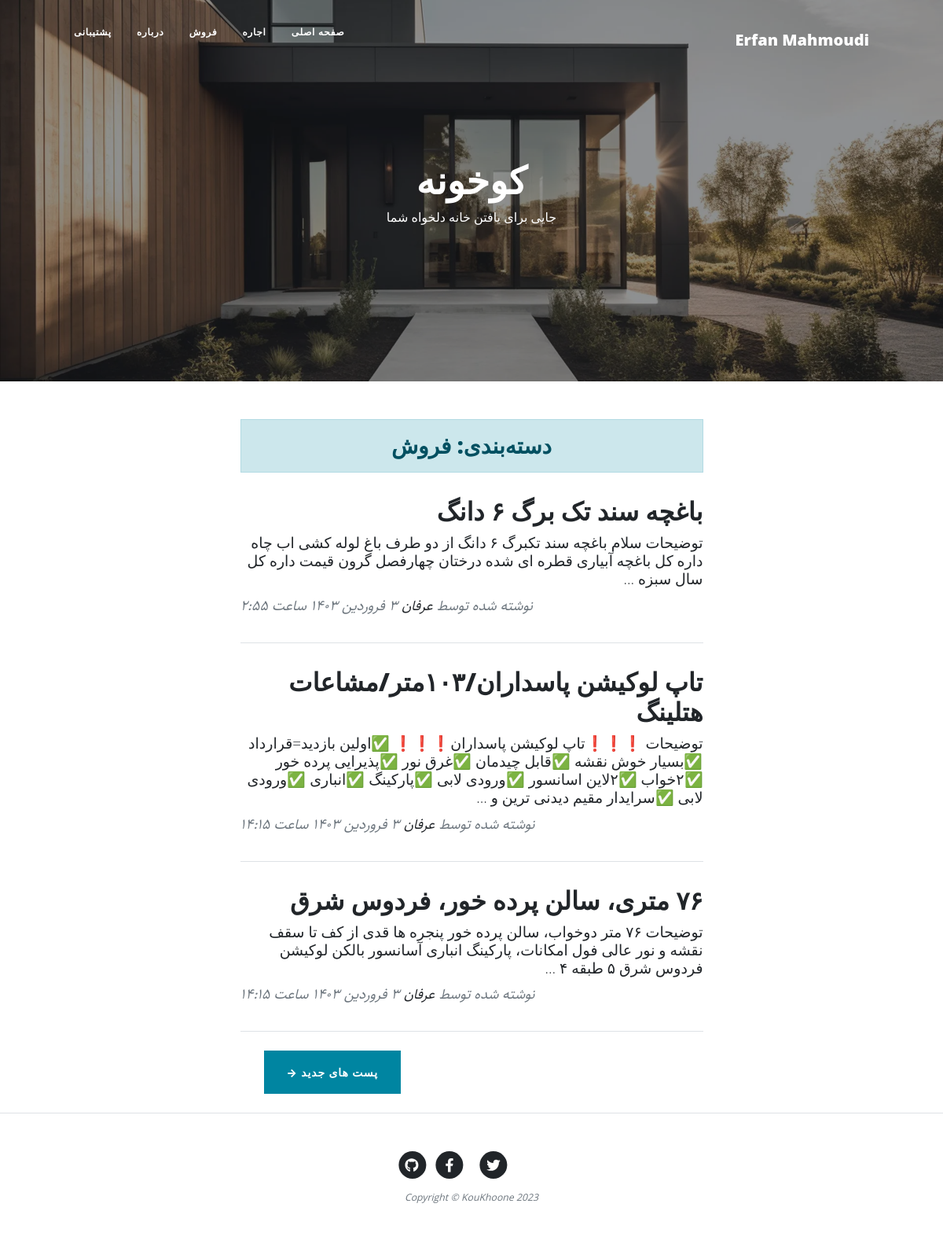
/category/sell/page/2, run on the app's committed database.
### blog/models.py (models this page shows, shortened)
class category(models.Model):
    parent = models.ForeignKey('self', default = None, null = True, blank = True, on_delete = models.SET_NULL, related_name = 'children', verbose_name = "زیردسته")
    title = models.CharField(max_length= 200, verbose_name = "عنوان دسته‌بندی")
    slug = models.SlugField (max_length = 100, unique=True, verbose_name = "آدرس دسته‌بندی")
    status = models.BooleanField(default = True, verbose_name = "آیا نمایش داده شود؟")
    position = models.IntegerField(verbose_name = "پوزیشن")
    class Meta(object):
        verbose_name = "دسته‌بندی"
        verbose_name_plural = "دسته‌بندی ها"
        ordering = ['parent__id','position']
    objects = CategoryManager()

class Article(models.Model):
    STATUS_CHOICES = (
    ('d', 'پیش نویس'),
    ('p', 'منتشر شده'),
    )
    title = models.CharField(max_length= 200, verbose_name = "عنوان مقاله")
    slug = models.SlugField (max_length = 100, unique=True, verbose_name = "آدرس مقاله")
    author = models.ForeignKey(User, on_delete = models.CASCADE)
    category = models.ManyToManyField(category, verbose_name = "دسته‌بندی", related_name = "articles")
    description = models.TextField (verbose_name = "محتوا")
    thumbnail = models.ImageField (upload_to="images", verbose_name = " تصویر")
    publish = models.DateTimeField (default = timezone.now, verbose_name = "زمان انتشار")
    created = models.DateTimeField (auto_now_add = True, verbose_name = "زمان ساخت")
    updated = models.DateTimeField (auto_now = True)
    status = models.CharField (max_length = 1, choices = STATUS_CHOICES, verbose_name = "وضعیت")
    class Meta(object):
        verbose_name = "مقاله"
        verbose_name_plural = "مقاله ها"
    def jpublish(self):
        return jalali_convertor(self.publish)
    jpublish.short_description = "زمان انتشار"
    def category_published(self):
        return self.category.filter(status = True)
    objects = ArticleManager()

### blog/views.py (the view)
def category(request, slug, page=1):
    category = get_object_or_404 (categ, slug=slug, status = True)
    articles_list = category.articles.published()
    paginator = Paginator(articles_list, 4)  # Show 25 contacts per page.
    articles = paginator.get_page(page)
    context = {
        "category" : category,
        "articles" : articles,
    }
    return render (request, "blog/category.html", context)

### blog/models.py (called while the page is built)
    def published (self):
        return self.filter(status = 'p')

    def active (self):
        return self.filter(status = True)

### blog/templatetags/base_tags.py (called while the page is built)
@register.simple_tag
def name():
    return "Erfan Mahmoudi"

@register.inclusion_tag("blog/partials/category_navbar.html")
def category_navbar():
    return {
            "category" : category.objects.filter(status=True)
    }

### extentions/jalali.py (called while the page is built)
    def persian_tuple(self):
        return self.persian_year, self.persian_month, self.persian_day

### extentions/utils.py (called while the page is built)
def persian_numbers_convertor(mystr):
    numbers = {
    "0" : "۰",
    "1" : "۱",
    "2" : "۲",
    "3" : "۳",
    "4" : "۴",
    "5" : "۵",
    "6" : "۶",
    "7" : "۷",
    "8" : "۸",
    "9" : "۹",
    }
    for e,p in numbers.items():
        mystr = mystr.replace(e, p)
    return mystr

def jalali_convertor(time):
    time = timezone.localtime(time)
    jmonths = ["فروردین","اردیبهشت","خرداد","تیر","مرداد","شهریور","مهر","آبان","آذر","دی","بهمن","اسفند"]
    time_to_str = "{},{},{}".format(time.year, time.month, time.day)
    time_to_tuple = jalali.Gregorian(time_to_str).persian_tuple()
    time_to_list = list (time_to_tuple)
    for index, month in enumerate(jmonths):
        if time_to_list[1] == index + 1:
            time_to_list[1] = month
            break
    output = "{} {} {} ساعت {}:{}".format(
    time_to_list[2],
    time_to_list[1],
    time_to_list[0],
    time.hour,
    time.minute,
    )
    return persian_numbers_convertor(output)

### blog/templates/blog/category.html (shortened to what this page needs)
{%extends 'blog/base.html'%}
{% load static %}
{% block main %}
<header class="masthead" style="background-image: url('{% static "blog/assets/img/Jewkes-Design_Black-Modern-House.jpg" %}')">
    <div class="container position-relative px-4 px-lg-5">
        <div class="row gx-4 gx-lg-5 justify-content-center">
            <div class="col-md-10 col-lg-8 col-xl-7">
                <div class="site-heading">
                    <h1>کوخونه</h1>
                    <span class="subheading">جایی برای یافتن خانه دلخواه شما</span>
                </div>
            </div>
        </div>
    </div>
</header>
<div class="container px-4 px-lg-5">
    <div class="row gx-4 gx-lg-5 justify-content-center">
        <div class="col-md-10 col-lg-8 col-xl-7">
          <h3 class = "alert alert-primary text-center">دسته‌بندی: {{category.title}}</h3>
            {% for article in articles%}
            <div class="post-preview">
                <a href="{% url 'blog:detail' article.slug %}">
                    <h2 class="post-title">{{article.title}}</h2>
                    <h3 class="post-subtitle">{{article.description|truncatewords:30}}</h3>
                </a>
                <p class="post-meta">
                    نوشته شده توسط
                    <a href="#!">عرفان</a>
                    {{article.jpublish}}
                </p>
            </div>
            <hr class="my-4" />
            {% endfor %}
            <div class="pager_button d-flex justify-content-end mb-4">
              {% if articles.has_previous %}
              <a class="btn btn-primary margin_left_for_button" href="{% url 'blog:category' category.slug articles.previous_page_number %}">پست های جدید &rarr;</a>
              {% endif %}
            </div>
        </div>
    </div>
</div>
{% endblock %}

### blog/templates/blog/partials/category_navbar.html (shortened to what this page needs)
<div class="collapse navbar-collapse nav" id="navbarResponsive">
    <ul class="navbar-nav ms-auto py-4 py-lg-0">
        <li class="nav-item">
          <a class="nav-link px-lg-3 py-3 py-lg-4" href="{% url 'blog:home' %}">صفحه اصلی</a>
        </li>
        {% for cat in category %}
          {% if cat.parent == None %}
            <li class="nav-item">
              <a class="nav-link px-lg-3 py-3 py-lg-4" href="{% url 'blog:category' cat.slug %}">{{cat.title}}</a>
            </li>
          {% endif %}
        {% endfor %}
        <li class="nav-item"><a class="nav-link px-lg-3 py-3 py-lg-4" href="{% url 'blog:about' %}">درباره</a></li>
        <li class="nav-item"><a class="nav-link px-lg-3 py-3 py-lg-4" href="{% url 'blog:contact' %}">پشتیبانی</a></li>
    </ul>
</div>

### blog/static/blog/css/rtl.css (style rules this page uses)
body { font-family: "Sahel"; direction: rtl; text-align: right; font-size: 14px; }
.navbar-nav { margin-left: initial !important; margin-right: auto; }
.post-meta { text-align: left; }
.pager_button { float: left !important; }
header.masthead .site-heading h1 { font-size: 3rem !important; }
header.masthead .page-heading .subheading, header.masthead .site-heading .subheading { font-size: 1rem !important; }
.post-title { font-size: 32px !important; }
.post-subtitle { font-size: 19px !important; }
.margin_left_for_button { margin-left: 30px !important; }
.nav ul { padding-right: : 0; }
.nav ul li { border-bottom: none; height: 86px; line-height: :86px; font-size: 14px; display: inline-block; float: left; margin: 0 auto; }
.nav ul li a { text-decoration: none; color: #000000; display: block; transition: .3s background-color; padding:0 24px; }
.nav a { bordor-bottom:none; }

### data on the page
category: title "اجاره"
category: title "فروش"
Article: title "باغچه سند تک برگ ۶ دانگ", description "توضیحات سلام باغچه سند تکبرگ ۶ دانگ از دو طرف باغ لوله کشی اب چاه داره کل باغچه آبیاری قطره ای شده درختان چهارفصل گرون قیمت داره کل سال سبزه …", jpublish "۳ فروردین ۱۴۰۳ ساعت ۲:۵۵"
Article: title "تاپ لوکیشن پاسداران/۱۰۳متر/مشاعات هتلینگ", description "توضیحات ❗️❗️❗️تاپ لوکیشن پاسداران❗️❗️❗️ ✅اولین بازدید=قرارداد ✅بسیار خوش نقشه ✅قابل چیدمان ✅غرق نور ✅پذیرایی پرده خور ✅۲خواب ✅۲لاین اسانسور ✅ورودی لابی ✅پارکینگ ✅انباری ✅ورودی لابی ✅سرایدار مقیم دیدنی ترین و …", jpublish "۳ فروردین ۱۴۰۳ ساعت ۱۴:۱۵"
Article: title "۷۶ متری، سالن پرده خور، فردوس شرق", description "توضیحات ۷۶ متر دوخواب، سالن پرده خور پنجره ها قدی از کف تا سقف نقشه و نور عالی فول امکانات، پارکینگ انباری آسانسور بالکن لوکیشن فردوس شرق ۵ طبقه ۴ …", jpublish "۳ فروردین ۱۴۰۳ ساعت ۱۴:۱۵"
